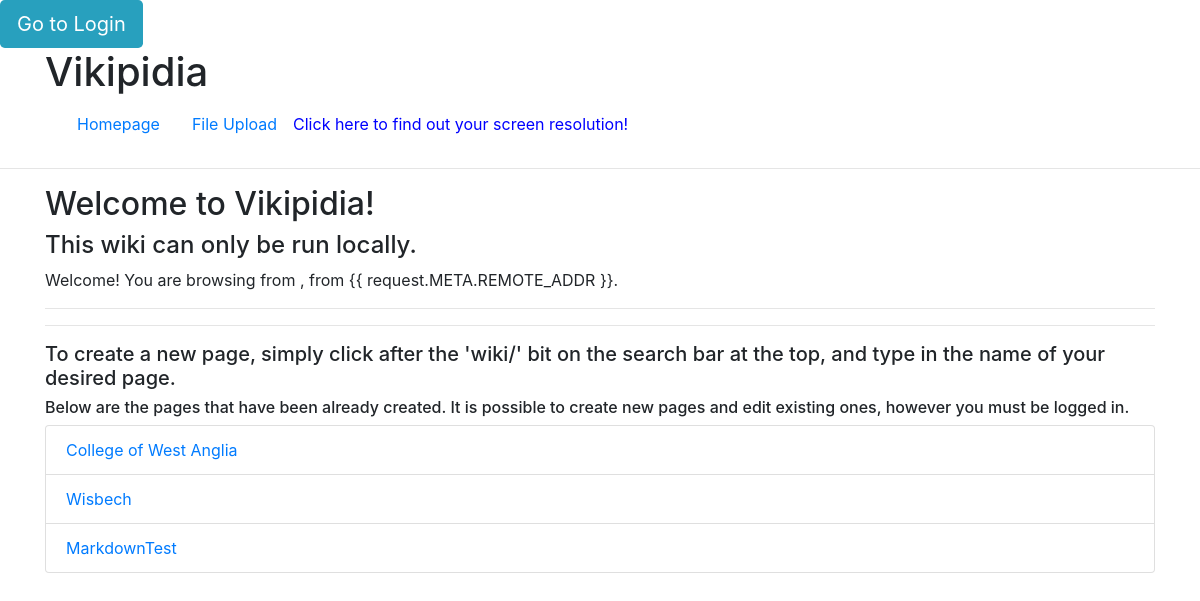
Page /wiki/ on the committed database.
### wiki/models.py (models this page shows, shortened)
class Page(models.Model):
    title = models.CharField(max_length=64, primary_key=True)
    content = models.TextField()
    counter = models.IntegerField(default = 1)

### wiki/views.py (the view)
# urls.py: path('', views.IndexView.as_view(), name='index'),
class IndexView(generic.ListView):
    template_name = 'wiki/index.html'
    context_object_name = 'pages'
    def get_queryset(self):
        return Page.objects.all()

### wiki/templates/wiki/index.html (shortened to what this page needs)
{% extends "wiki/base.html" %} {% load static %} {% block content %} {% block title %} {% endblock %}
<div class="container">
    <h2>Welcome to Vikipidia!</h2>
    <h4>This wiki can only be run locally.</h4>
    {% if user.is_authenticated%}
    <h6>Welcome {{ request.user.username }}! You are browsing from {{ request.META.HTTP_USER_AGENT }}, from {{ request.META.REMOTE_ADDR
        }}. {% else %} Welcome! You are browsing from {{ request.META.HTTP_USER_AGENT }}, from {{ request.META.REMOTE_ADDR
        }}.
    {% endif %}
    <hr />
    <hr />
    <h5>To create a new page, simply click after the 'wiki/' bit on the search bar at the top, and type in the name of your desired
        page. </h5>
    <h6>Below are the pages that have been already created. It is possible to create new pages and edit existing ones, however
        you must be logged in.</h6>
    {% if pages %}
    <ul class="list-group">
        {% for page in pages %}
        <li class="list-group-item list-group-item-action">
            <a href="{% url 'wiki:detail' page.title %}">{{ page.title }}</a>
        </li>
        {% endfor %}
    </ul>
    {% else %}
    <p>No pages are available at this time.</p>
    {% endif %}
</div>
{% endblock content %}

### rows in the picture
Page: title "College of West Anglia"
Page: title "Wisbech"
Page: title "MarkdownTest"
